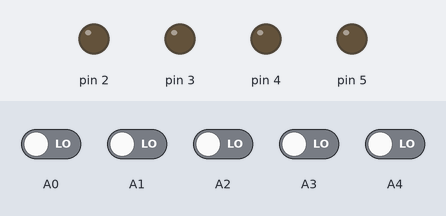
A sketch run on a simulated Arduino Uno, built with avr-gcc and run on an emulated ATmega328P. Parts: output pins drawn as LEDs (lit = HIGH). The inputs (shaded band) are chosen by the test bench; at power-on: A0–4 LOW. Random numbers use the default seed unless the sketch sets one; what the sketch prints to the serial monitor is not drawn.

Above: at 1.2 s.
1.3 s: A4 driven HIGH
At 2.1 s:
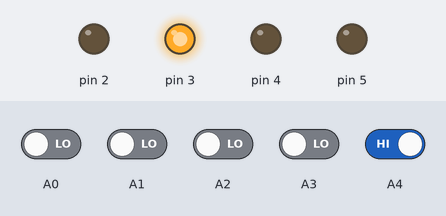
4.3 s: A0 driven HIGH
At 4.62 s:
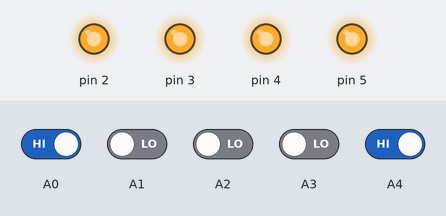
7.3 s: A0 driven LOW
9.2 s: A2 driven HIGH
At 12.1 s:
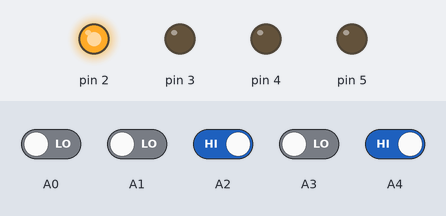
12.2 s: A1 driven HIGH
At 14.05 s:
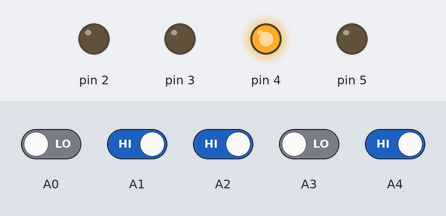
15.2 s: A4 driven LOW
Timing chart, 0 to 17.9 s (numbered marks = the images above; inputs shaded):
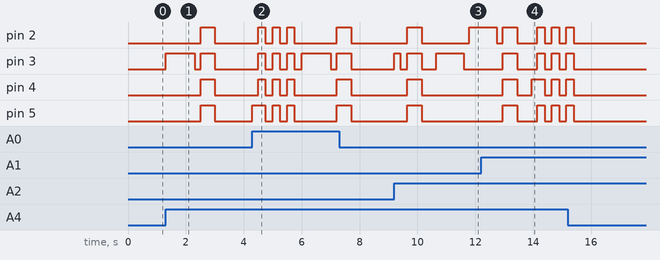

Measured:
- after the input at 1.3 s, pin 2, pin 4, pin 5: LOW → HIGH after 1.2 s, → LOW 0.50 s later; pin 3: LOW → HIGH at once, → LOW 1.0 s later, → HIGH 0.20 s later, → LOW 0.50 s later
- after the input at 4.3 s, pin 2, pin 4: LOW → HIGH after 0.20 s, then repeats every 0.50 s: LOW 0.25 s, HIGH 0.25 s; pin 3: goes 3 × (HIGH 0.25 s, LOW 0.25 s), HIGH 1.0 s, LOW 0.20 s, then HIGH, starting after 0.20 s; pin 5: LOW → HIGH at once, then repeats every 0.50 s: LOW 0.25 s, HIGH 0.25 s
- after the input at 9.2 s, pin 2: LOW → HIGH after 0.45 s, → LOW 0.50 s later, → HIGH 1.7 s later; pin 3: goes HIGH 0.20 s, LOW 0.25 s, HIGH 0.50 s, LOW 0.50 s, HIGH 0.95 s, then LOW, starting at once; pin 4, pin 5: LOW → HIGH after 0.45 s, → LOW 0.50 s later

The sketch:

simon_dice.ino
```cpp
const int MAX_LEVEL = 100;
int sequence[MAX_LEVEL];
int your_sequence[MAX_LEVEL];
int level = 1;

int velocity = 1000;

void setup() {
  pinMode(A0, INPUT);
  pinMode(A1, INPUT);
  pinMode(A2, INPUT);
  pinMode(A3, INPUT);

  pinMode(2, OUTPUT);
  pinMode(3, OUTPUT);
  pinMode(4, OUTPUT);
  pinMode(5, OUTPUT);

  digitalWrite(2, LOW);
  digitalWrite(3, LOW);
  digitalWrite(4, LOW);
  digitalWrite(5, LOW);

  Serial.begin(9600);
}

void loop()
{
  if (level == 1)
    generate_sequence();

  if (digitalRead(A4) == HIGH || level != 1)
  {
    show_sequence();
    get_sequence();
  }
}

void show_sequence()
{
  digitalWrite(2, LOW);
  digitalWrite(3, LOW);
  digitalWrite(4, LOW);
  digitalWrite(5, LOW);

  for (int i = 0; i < level; i++)
  {
    digitalWrite(sequence[i], HIGH);
    Serial.write(sequence[i]);
    delay(velocity);
    Serial.write(0);
    digitalWrite(sequence[i], LOW);
    delay(200);
  }
}

void get_sequence()
{
  digitalWrite(2, HIGH);
  digitalWrite(3, HIGH);
  digitalWrite(4, HIGH);
  digitalWrite(5, HIGH);
  delay(500);
  digitalWrite(2, LOW);
  digitalWrite(3, LOW);
  digitalWrite(4, LOW);
  digitalWrite(5, LOW);
  Serial.write(8);
  delay(500);
  int flag = 0;

  for (int i = 0; i < level; i++)
  {
    flag = 0;
    while(flag == 0)
    {
      if (digitalRead(A0) == HIGH)
      {
        digitalWrite(5, HIGH);
        Serial.write(9);
        your_sequence[i] = 5;
        flag = 1;
        delay(200);
        if (your_sequence[i] != sequence[i])
        {
          wrong_sequence();
          return;
        }
        digitalWrite(5, LOW);
        Serial.write(0);
      }

      if (digitalRead(A1) == HIGH)
      {
        digitalWrite(4, HIGH);
        Serial.write(10);
        your_sequence[i] = 4;
        flag = 1;
        delay(200);
        if (your_sequence[i] != sequence[i])
        {
          wrong_sequence();
          return;
        }
        digitalWrite(4, LOW);
        Serial.write(0);
      }

      if (digitalRead(A2) == HIGH)
      {
        digitalWrite(3, HIGH);
        Serial.write(11);
        your_sequence[i] = 3;
        flag = 1;
        delay(200);
        if (your_sequence[i] != sequence[i])
        {
          wrong_sequence();
          return;
        }
        digitalWrite(3, LOW);
        Serial.write(0);
      }

      if (digitalRead(A3) == HIGH)
      {
        digitalWrite(2, HIGH);
        Serial.write(12);
        your_sequence[i] = 2;
        flag = 1;
        delay(200);
        if (your_sequence[i] != sequence[i])
        {
          wrong_sequence();
          return;
        }
        digitalWrite(2, LOW);
        Serial.write(0);
      }

    }
  }
  right_sequence();
}

void generate_sequence()
{
  randomSeed(millis());

  for (int i = 0; i < MAX_LEVEL; i++)
  {
    sequence[i] = random(2,6);
  }
}
void wrong_sequence()
{
  Serial.write(6);
  for (int i = 0; i < 3; i++)
  {

    digitalWrite(2, HIGH);
    digitalWrite(3, HIGH);
    digitalWrite(4, HIGH);
    digitalWrite(5, HIGH);
    delay(250);
    digitalWrite(2, LOW);
    digitalWrite(3, LOW);
    digitalWrite(4, LOW);
    digitalWrite(5, LOW);
    delay(250);
  }
  level = 1;
  velocity = 1000;
  Serial.write(0);
}

void right_sequence()
{
  Serial.write(7);
  digitalWrite(2, LOW);
  digitalWrite(3, LOW);
  digitalWrite(4, LOW);
  digitalWrite(5, LOW);
  delay(250);

  digitalWrite(2, HIGH);
  digitalWrite(3, HIGH);
  digitalWrite(4, HIGH);
  digitalWrite(5, HIGH);
  delay(500);
  digitalWrite(2, LOW);
  digitalWrite(3, LOW);
  digitalWrite(4, LOW);
  digitalWrite(5, LOW);
  delay(500);

  if (level < MAX_LEVEL);
  level++;
  Serial.write(0);
  velocity -= 50;
}
```
